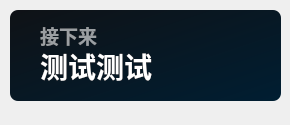
<?xml version="1.0" encoding="UTF-8"?>
<ui version="4.0">
 <class>Theme</class>
 <widget class="QWidget" name="Form">
  <property name="geometry">
   <rect>
    <x>0</x>
    <y>0</y>
    <width>290</width>
    <height>125</height>
   </rect>
  </property>
  <property name="minimumSize">
   <size>
    <width>0</width>
    <height>100</height>
   </size>
  </property>
  <property name="maximumSize">
   <size>
    <width>16777215</width>
    <height>65536</height>
   </size>
  </property>
  <property name="windowTitle">
   <string>更多活动</string>
  </property>
  <widget class="QLabel" name="next_subtitle">
   <property name="geometry">
    <rect>
     <x>40</x>
     <y>20</y>
     <width>211</width>
     <height>31</height>
    </rect>
   </property>
   <property name="font">
    <font>
     <family>Microsoft YaHei UI</family>
     <pointsize>14</pointsize>
     <weight>75</weight>
     <bold>true</bold>
    </font>
   </property>
   <property name="styleSheet">
    <string notr="true">color: rgba(255, 255, 255, 150);
font-weight: bold;</string>
   </property>
   <property name="text">
    <string>接下来</string>
   </property>
   <property name="textFormat">
    <enum>Qt::PlainText</enum>
   </property>
   <property name="alignment">
    <set>Qt::AlignLeading|Qt::AlignLeft|Qt::AlignVCenter</set>
   </property>
  </widget>
  <widget class="QLabel" name="next_lesson_text">
   <property name="geometry">
    <rect>
     <x>40</x>
     <y>40</y>
     <width>221</width>
     <height>51</height>
    </rect>
   </property>
   <property name="font">
    <font>
     <family>Microsoft YaHei UI</family>
     <pointsize>21</pointsize>
     <weight>75</weight>
     <bold>true</bold>
    </font>
   </property>
   <property name="styleSheet">
    <string notr="true">border: none;
color: rgba(255, 255, 255, 255);
font-weight: bold</string>
   </property>
   <property name="text">
    <string>测试测试</string>
   </property>
   <property name="textFormat">
    <enum>Qt::PlainText</enum>
   </property>
   <property name="alignment">
    <set>Qt::AlignLeading|Qt::AlignLeft|Qt::AlignVCenter</set>
   </property>
  </widget>
  <widget class="QLabel" name="backgnd">
   <property name="geometry">
    <rect>
     <x>10</x>
     <y>10</y>
     <width>271</width>
     <height>91</height>
    </rect>
   </property>
   <property name="styleSheet">
    <string notr="true">background-color: qlineargradient(spread:pad, x1:1, y1:1, x2:0, y2:0, stop:0 rgba(0, 30, 50, 255), stop:1 rgba(15, 18, 22, 255));
border-radius: 8px</string>
   </property>
   <property name="text">
    <string/>
   </property>
  </widget>
  <widget class="QLabel" name="img">
   <property name="geometry">
    <rect>
     <x>190</x>
     <y>10</y>
     <width>91</width>
     <height>91</height>
    </rect>
   </property>
   <property name="styleSheet">
    <string notr="true"/>
   </property>
   <property name="pixmap">
    <pixmap>:/img/4.png</pixmap>
   </property>
   <property name="scaledContents">
    <bool>true</bool>
   </property>
  </widget>
  <zorder>backgnd</zorder>
  <zorder>img</zorder>
  <zorder>next_subtitle</zorder>
  <zorder>next_lesson_text</zorder>
 </widget>
 <resources/>
 <connections/>
</ui>
